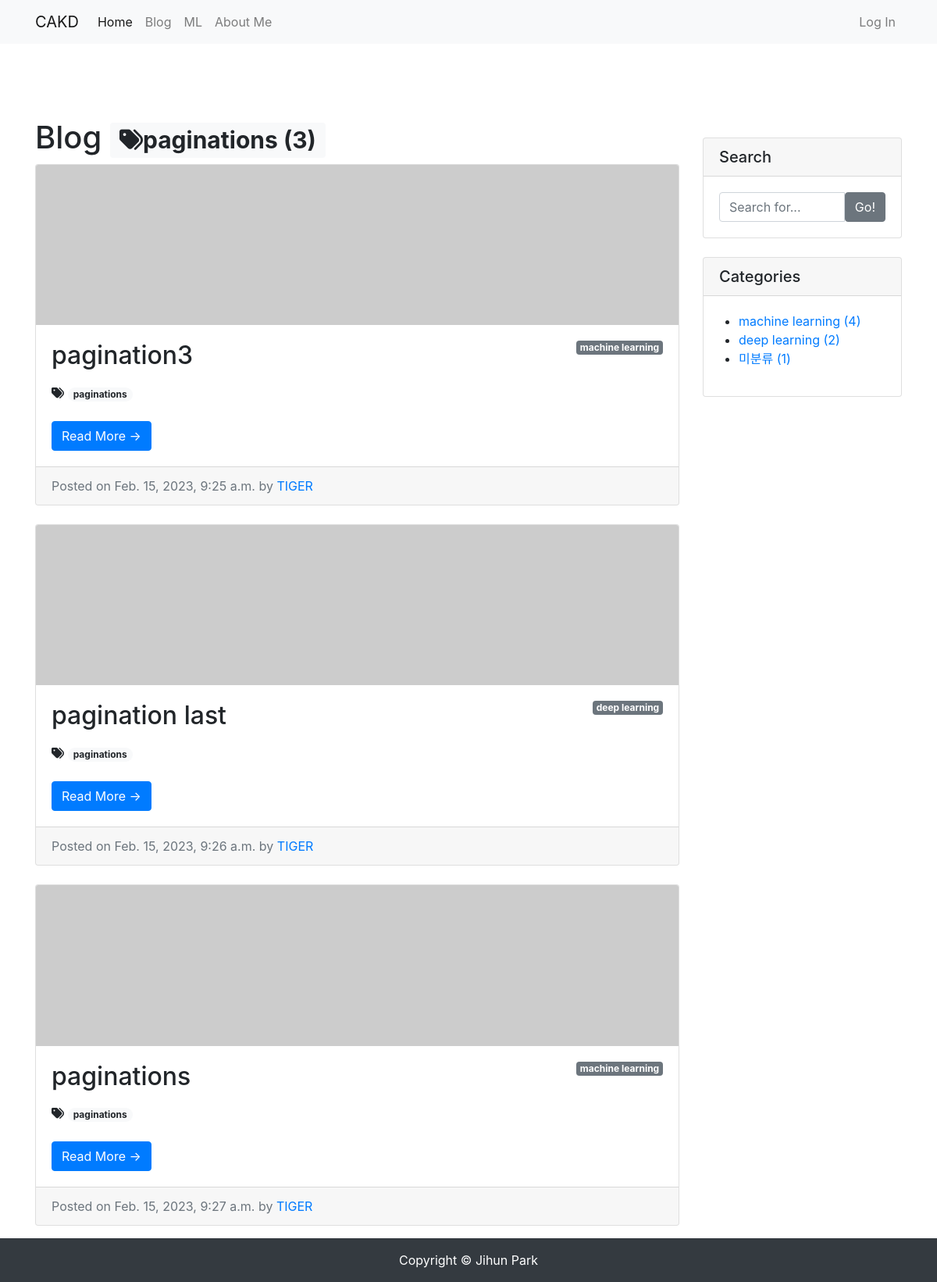
The page /blog/tag/paginations/ on the database its author committed.
### blog/models.py (models this page shows, shortened)
class Tag(models.Model):
    name = models.CharField(max_length=50)
    slug = models.SlugField(max_length=200, unique=True, allow_unicode=True)
    def __str__(self):
        return self.name
    def get_absolute_url(self):
        return f'/blog/tag/{self.slug}/'

class Post(models.Model):
    title = models.CharField(max_length=30)
    hook_text = models.CharField(max_length=100, blank=True)
    content = models.TextField()
    head_image = models.ImageField(upload_to='blog/images/%Y/%m/%d/', blank=True)
    file_upload = models.FileField(upload_to='blog/files/%Y/%m/%d/', blank=True)
    created_at = models.DateTimeField(auto_now_add=True)
    updated_at = models.DateTimeField(auto_now=True)
    author = models.ForeignKey(User, null=True, on_delete=models.SET_NULL)
    category = models.ForeignKey(Category, null=True, blank=True, on_delete=models.SET_NULL)
    tags = models.ManyToManyField(Tag, blank=True)
    def get_absolute_url(self): # 객체의 상세 페이지로 이동할 수 있는 링크를 만들 수 있음. url 생성 규칙을 정의하는 메서드
        return f'/blog/{self.pk}/'
    def get_content_markdown(self):
        return markdown(self.content)

class Category(models.Model):
    name = models.CharField(max_length=50, unique=True)
    slug = models.SlugField(max_length=200, unique=True, allow_unicode=True)
    def __str__(self):
        return self.name
    def get_absolute_url(self):
        return f'/blog/category/{self.slug}/'
    class Meta:
        verbose_name_plural = 'categories'

### blog/views.py (the view)
# urls.py: path('tag/<str:slug>/', views.tag_page),
def tag_page(request, slug):
    tag = Tag.objects.get(slug=slug)
    post_list = tag.post_set.all()
    return render(
        request,
        'blog/post_list.html',
        {
            'post_list': post_list,
            'tag': tag,
            'categories': Category.objects.all(),
            'no_category_post_count': Post.objects.filter(category=None).count(),
        }
    )

### blog/templates/blog/post_list.html (shortened to what this page needs)
{% extends 'blog/base.html' %}
{% block main_area %}
    <h1>Blog
        {% if tag %}<span class="badge badge-light"><i class="fas fa-tags"></i>{{ tag }} ({{ tag.post_set.count }})</span>{% endif %}
    </h1>
    {% if post_list.exists %}
    {% for p in post_list %}
    <div class="card mb-4" id="post-{{p.pk}}">
        {% if p.head_image %}
            <img class="card-img-top" src="{{ p.head_image.url }}" alt="{{ p }} head image">
        {% else %}
            <img class="card-img-top" src="https://picsum.photos/seed/{{ p.id }}/800/200" alt="random_image">
        {% endif %}
        <div class="card-body">
            {% if p.category %}
                <span class="badge badge-secondary float-right">{{ p.category }}</span>
            {% else %}
                <span class="badge badge-secondary float-right">미분류</span>
            {% endif %}
            <h2 class="card-title">{{ p.title}}</h2>
            {% if p.tags.exists %}
                        <i class="fas fa-tags"></i>
                        {% for tag in p.tags.iterator %}
                            <a href="{{ tag.get_absolute_url }}"><span class="badge badge-pill badge-light">{{ tag }}</span></a>
                        {% endfor %}
                        <br/>
                        <br/>
                    {% endif %}
            <a href="{{ p.get_absolute_url }}" class="btn btn-primary">Read More &rarr;</a>
        </div>
        <div class="card-footer text-muted">
            Posted on {{ p.created_at}} by
            <a href="#">{{p.author | upper}}</a>
        </div>
    </div>
{% endfor %}
    {% else %}
        <h3>아직 게시물이 없습니다.</h3>
    {% endif %}
{% endblock %}

### blog/templates/blog/base.html (shortened to what this page needs)
<!DOCTYPE html>
<html lang="en">
<head>
    <link rel="stylesheet" href="https://cdn.jsdelivr.net/npm/bootstrap@4.5.3/dist/css/bootstrap.min.css">
</head>
<body>
    {% include 'blog/navbar.html' %}
    <div class="container pt-5 my-5">
        <div class="row">
            <div class="col-md-8 col-lg-9" id="main-area">
                {% block main_area %}
                {% endblock %}
            </div>
            <div class="col-md-4 col-lg-3">
                <div class="card my-4">
                    <h5 class="card-header">Search</h5>
                    <div class="card-body">
                        <div class="input-group">
                            <input type="text" class="form-control" placeholder="Search for..." id="search-input">
                            <span class="input-group-btn">
                                    <button class="btn btn-secondary" type="button" onclick="searchPost();">Go!</button>
                                </span>
                        </div>
                    </div>
                </div>
                <div class="card my-4" id="categories-card">
                    <h5 class="card-header">Categories</h5>
                    <div class="card-body">
                        <div class="row">
                            <ul>
                                {% for category in categories %}
                                <li>
                                    <a href="{{ category.get_absolute_url }}">{{ category }} ({{ category.post_set.count }})</a>
                                </li>
                                {% endfor %}
                                <li>
                                    <a href="/blog/category/no_category/">미분류 ({{ no_category_post_count }})</a>
                                </li>
                            </ul>
                        </div>
                    </div>
                </div>
            </div>
        </div>
    </div>
    <div class="fixed-bottom">
    {% include 'blog/footer.html' %}
    </div>
</body>
</html>

### rows shown on the page
Tag: name "paginations", post_set.count "3"
Post: category "machine learning", title "pagination3", created_at "Feb. 15, 2023, 9:25 a.m.", author "TIGER"
Post: category "deep learning", title "pagination last", created_at "Feb. 15, 2023, 9:26 a.m.", author "TIGER"
Post: category "machine learning", title "paginations", created_at "Feb. 15, 2023, 9:27 a.m.", author "TIGER"
Category: name "machine learning", post_set.count "4"
Category: name "deep learning", post_set.count "2"

### other values the page prints
{{ no_category_post_count }} "1"
